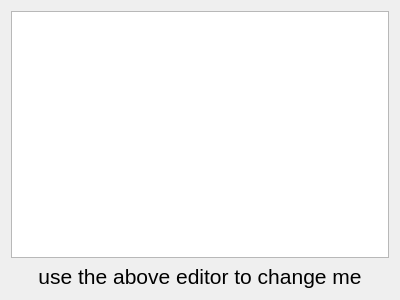
<?xml version="1.0" encoding="UTF-8"?>
<ui version="4.0">
 <class>MarqueeTest</class>
 <widget class="QDialog" name="MarqueeTest">
  <property name="geometry">
   <rect>
    <x>0</x>
    <y>0</y>
    <width>400</width>
    <height>300</height>
   </rect>
  </property>
  <property name="windowTitle">
   <string>MarqueeTest</string>
  </property>
  <layout class="QVBoxLayout" name="verticalLayout">
   <item>
    <widget class="MarqueeTextEditorWidget" name="marqueeTextEditor"/>
   </item>
   <item>
    <widget class="MarqueeLabelWidget" name="marqueeLabel">
     <property name="font">
      <font>
       <pointsize>16</pointsize>
      </font>
     </property>
     <property name="text">
      <string>use the above editor to change me</string>
     </property>
     <property name="alignment">
      <set>Qt::AlignCenter</set>
     </property>
    </widget>
   </item>
  </layout>
 </widget>
 <layoutdefault spacing="6" margin="11"/>
 <customwidgets>
  <customwidget>
   <class>MarqueeLabelWidget</class>
   <extends>QLabel</extends>
   <header location="global">marqueelabelwidget.h</header>
  </customwidget>
  <customwidget>
   <class>MarqueeTextEditorWidget</class>
   <extends>QPlainTextEdit</extends>
   <header location="global">marqueetexteditorwidget.h</header>
  </customwidget>
 </customwidgets>
 <resources/>
 <connections/>
</ui>
